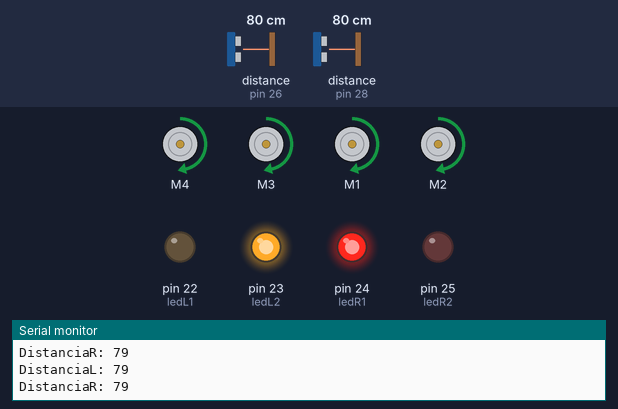
The sketch below on a simulated Arduino Mega 2560, built with avr-gcc and run on an emulated ATmega2560. Parts: 4 × DC motor (green arrow = forward, orange = backward, longer = faster), output pins drawn as LEDs (lit = HIGH), the last lines printed to the serial monitor. Wiring (inferred from the names in the program): 2 × ultrasonic range finder: trigger pin 27, echo pin 26 / trigger pin 29, echo pin 28. The test bench sets the inputs (shaded band); at power-on: distance to the obstacle (sensors on pin 26, pin 28) 80 cm. The echo pulse lasts 58.3 µs per cm; pins used as bus, display or sensor lines are not drawn.

Above: at 1.2 s.
1.3 s: distance to the obstacle (sensor on pin 26) set to 85 cm
At 2.1 s:
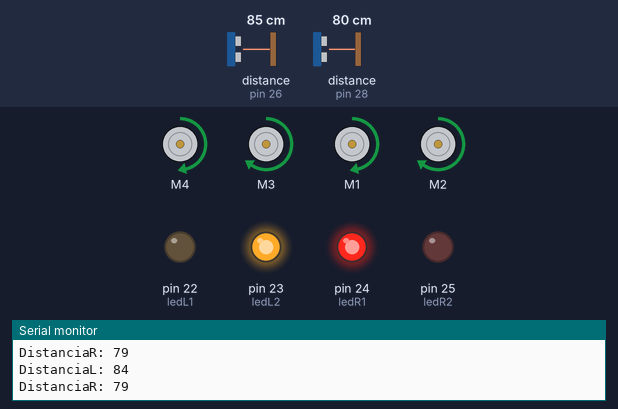
2.8 s: distance to the obstacle (sensor on pin 28) set to 63 cm
5.8 s: distance to the obstacle (sensor on pin 28) set to 57 cm
At 7.0 s:
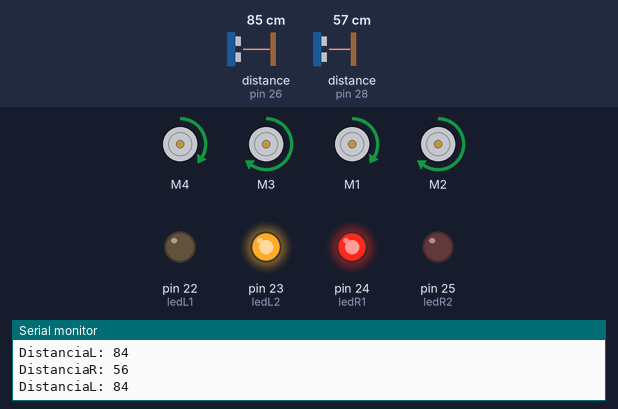
7.3 s: distance to the obstacle (sensor on pin 26) set to 18 cm
At 7.8 s:
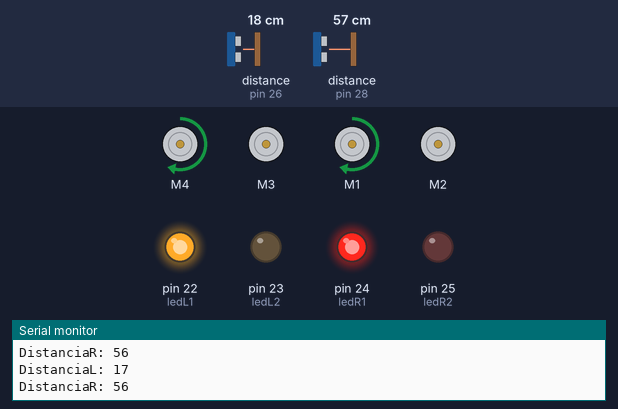
8.8 s: distance to the obstacle (sensor on pin 26) set to 35 cm
At 10.0 s:
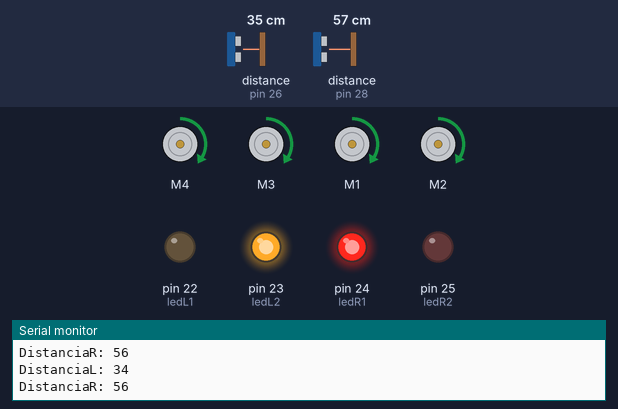
10.4 s: distance to the obstacle (sensor on pin 28) set to 250 cm
At 11.5 s:
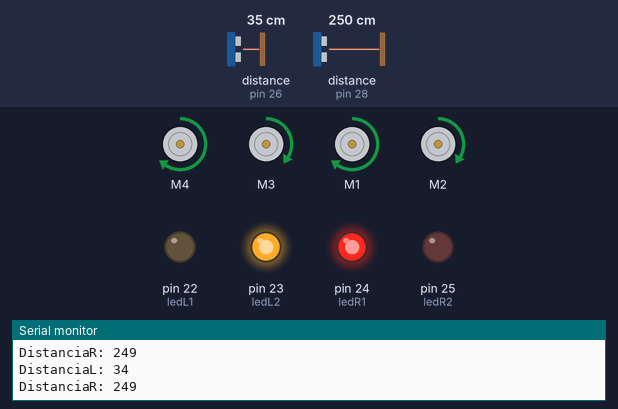
Timing chart, 0 to 12.9 s (numbered marks = the images above; inputs shaded):
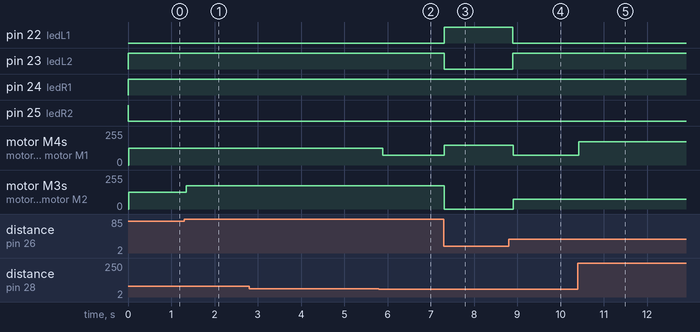

Measured:
- the behaviour switches between 80 and 81 cm on distance to the obstacle (sensor on pin 26) (found by bisection; images 0 and 1)
- the behaviour switches between 61 and 60 cm on distance to the obstacle (sensor on pin 28) (found by bisection; images 1 and 2)
- after the input at 1.3 s, motor M3, motor M2: forward 125/255 → forward 175/255 after 0.05 s
- after the input at 5.8 s, motor M4, motor M1: forward 125/255 → forward 75/255 after 0.08 s
- after the input at 7.3 s, pin 22 (ledL1): LOW → HIGH at once; pin 23 (ledL2): HIGH → LOW at once; motor M4, motor M1: forward 75/255 → forward 150/255 at once; motor M3, motor M2: forward 175/255 → stopped at once
- after the input at 8.8 s, pin 22 (ledL1): HIGH → LOW after 0.10 s; pin 23 (ledL2): LOW → HIGH after 0.10 s; motor M4, motor M1: forward 150/255 → forward 75/255 after 0.10 s; motor M3, motor M2: stopped → forward 75/255 after 0.10 s
- after the input at 10.4 s, motor M4, motor M1: forward 75/255 → forward 175/255 at once

The sketch:

ArduinoCar2.ino
```cpp
#include <AFMotor.h>


int ledL1 = 22;
int ledL2 = 23;

int ledR1 = 24;
int ledR2 = 25;

const int echoPinL = 26;
const int triggerPinL = 27;

const int echoPinR = 28;
const int triggerPinR = 29;

AF_DCMotor MotorBL(1);
AF_DCMotor MotorBR(2);
AF_DCMotor MotorFR(3);
AF_DCMotor MotorFL(4);

// the setup routine runs once when you press reset:
void setup() {
  // initialize the digital pin as an output.
  Serial.begin(9600);

  MotorFL.run(RELEASE);
  MotorFR.run(RELEASE);
  MotorBL.run(RELEASE);
  MotorBR.run(RELEASE);

  pinMode(triggerPinR, OUTPUT);
  pinMode(echoPinR, INPUT);
  pinMode(triggerPinL, OUTPUT);
  pinMode(echoPinL, INPUT);

  pinMode(ledL1, OUTPUT);
  pinMode(ledL2, OUTPUT);
  pinMode(ledR1, OUTPUT);
  pinMode(ledR2, OUTPUT);

  digitalWrite(ledL1, LOW);
  digitalWrite(ledL2, HIGH);

  digitalWrite(ledR1, LOW);
  digitalWrite(ledR2, HIGH);

}

// the loop routine runs over and over again forever:
void loop() {

  int distanceL = 0;
  int distanceR = 0;

  distanceL = ping(triggerPinL,echoPinL);

  if(distanceL > 30)
  {
    digitalWrite(ledL1, LOW);
    digitalWrite(ledL2, HIGH);
  }else
  {
    digitalWrite(ledL1, HIGH);
    digitalWrite(ledL2, LOW);
  }

  distanceR = ping(triggerPinR,echoPinR);

  if(distanceR < 30)
  {
    digitalWrite(ledR1, LOW);
    digitalWrite(ledR2, HIGH);
  }else
  {
    digitalWrite(ledR1, HIGH);
    digitalWrite(ledR2, LOW);
  }

  Serial.print("DistanciaL: ");
  Serial.println(distanceL);

  Serial.print("DistanciaR: ");
  Serial.println(distanceR);

  speedControl(distanceL,distanceR);

  delay(100);
}

int ping(int triggerPin, int echoPin)
{
  long duration, distanceCm;

  digitalWrite(triggerPin, LOW);  //para generar un pulso limpio ponemos a LOW 4us
  delayMicroseconds(4);
  digitalWrite(triggerPin, HIGH);  //generamos Trigger (disparo) de 10us
  delayMicroseconds(10);
  digitalWrite(triggerPin, LOW);

  duration = pulseIn(echoPin, HIGH);  //medimos el tiempo entre pulsos, en microsegundos

  distanceCm = duration * 10 / 292/ 2;   //convertimos a distancia, en cm
  return distanceCm;
}

void speedControl(int distanceL,int distanceR)
{
  int speedFR = 152;
  int speedFL = 152;
  int speedBR = 152;
  int speedBL = 152;

  if(distanceL < 30) //Para girar a la derecha para las ruedas de la derecha
    {
      speedFR = 0;
      speedBR = 0;

      speedFL = 150;
      speedBL = 150;

      MotorFR.setSpeed(speedFR);
      MotorBR.setSpeed(speedBR);

      MotorFR.run(RELEASE);
      MotorBR.run(RELEASE);

      MotorFL.setSpeed(speedFL);
      MotorBL.setSpeed(speedBL);

      MotorFL.run(FORWARD);
      MotorBL.run(FORWARD);

      //delay(2000);
    }else if(distanceR < 30)
    {

      speedFL = 0;
      speedBL = 0;

      speedFR = 150;
      speedBR = 150;

      MotorFL.setSpeed(speedFL);
      MotorBL.setSpeed(speedBL);

      MotorFL.run(RELEASE);
      MotorBL.run(RELEASE);

      MotorFR.setSpeed(speedFR);
      MotorBR.setSpeed(speedBR);

      MotorFR.run(FORWARD);
      MotorBR.run(FORWARD);

      //delay(2000);
    }else
    {
      if(distanceL < 60)
      {
        speedFR = 75;
        speedBR = 75;
      }else if(distanceL < 80)
      {
        speedFR = 125;
        speedBR = 125;
      }else
      {
        speedFR = 175;
        speedBR = 175;
      }

      MotorFR.setSpeed(speedFR);
      MotorBR.setSpeed(speedBR);

      MotorFR.run(FORWARD);
      MotorBR.run(FORWARD);

      if(distanceR < 60)
      {
        speedFL = 75;
        speedBL = 75;
      }else if(distanceR < 80)
      {
        speedFL = 125;
        speedBL = 125;
      }else
      {
        speedFL = 175;
        speedBL = 175;
      }

      MotorFL.setSpeed(speedFL);
      MotorBL.setSpeed(speedBL);

      MotorFL.run(FORWARD);
      MotorBL.run(FORWARD);
    }
}
```
